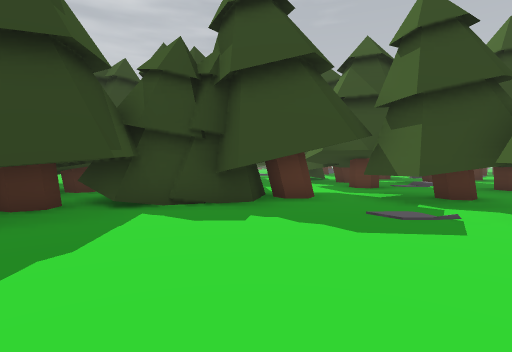
view 1 (above)

24 first-person views from a walk through a 3-D level made in the Unity game engine. The camera is 1.3 m above the floor, tilts 2° down and sees 80° across. The floor is counted in squares, 2 m on a side. Each view is taken from the middle of a square. On the plan, view 1 faces up. The plan holds only what a view shows up to about 10 squares ahead; the rest is blank. The place goes on beyond the plan. The player is left out.

view 2
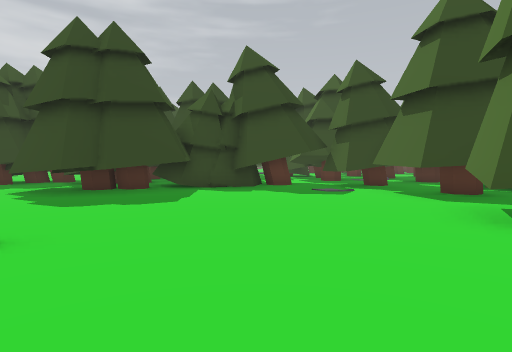

view 3
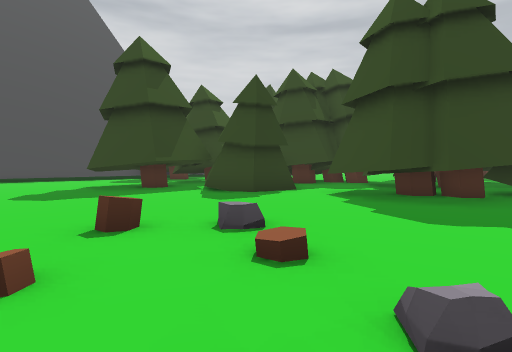

view 4
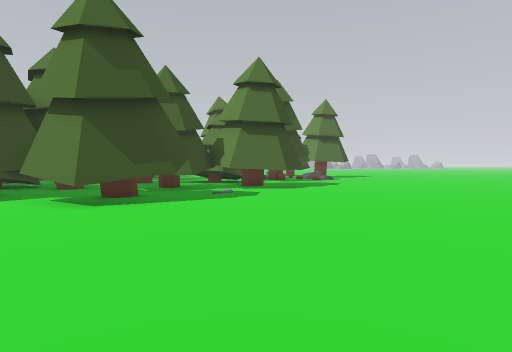

view 5
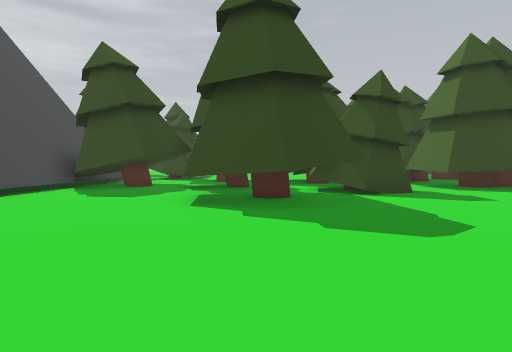

view 6
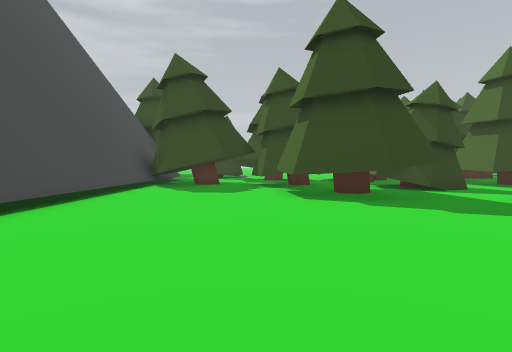

view 7
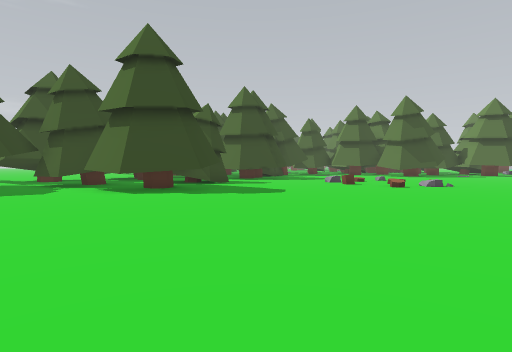

view 8
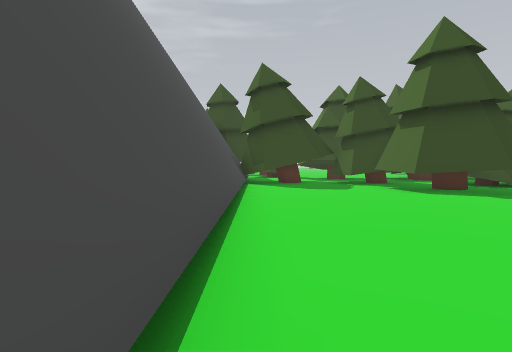

view 9
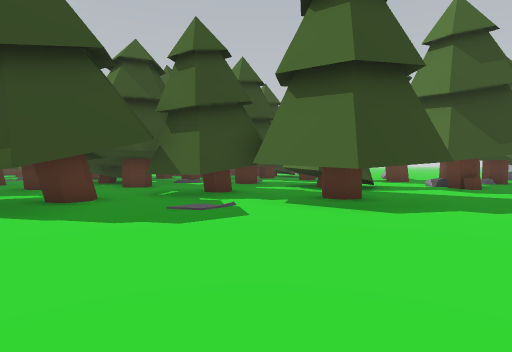

view 10
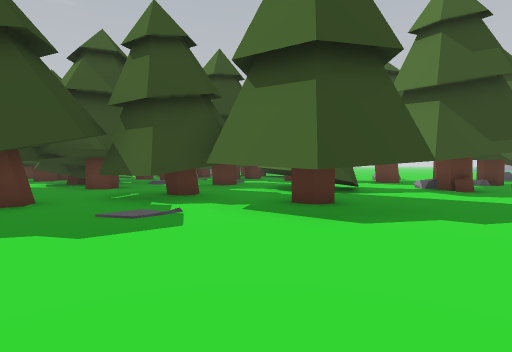

view 11
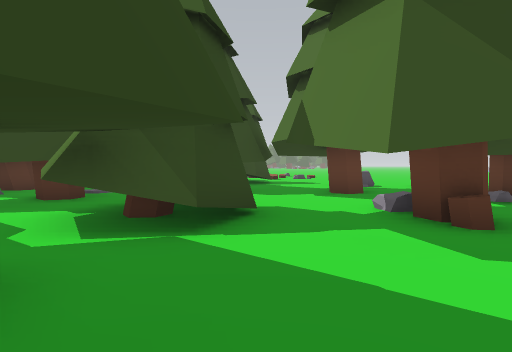

view 12
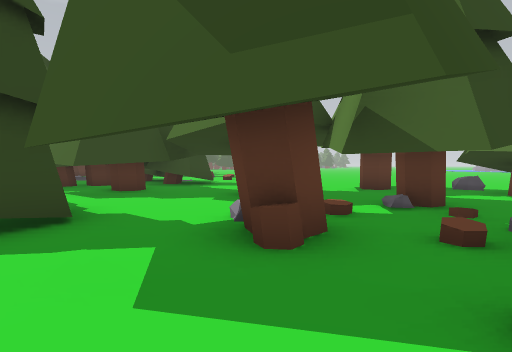

view 13
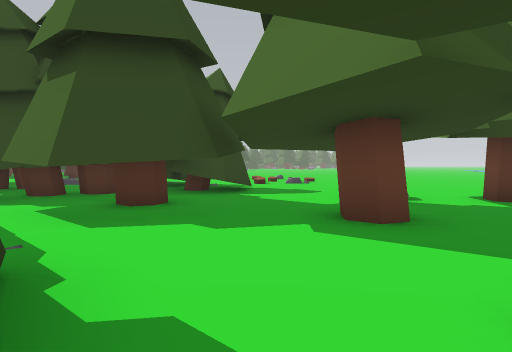

view 14
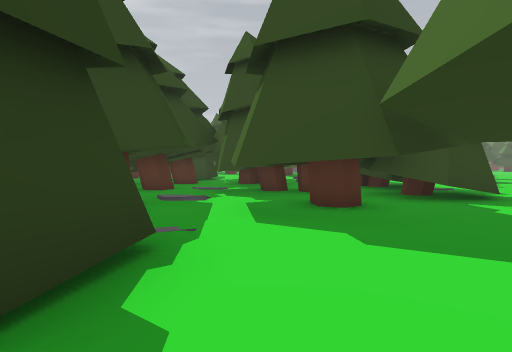

view 15
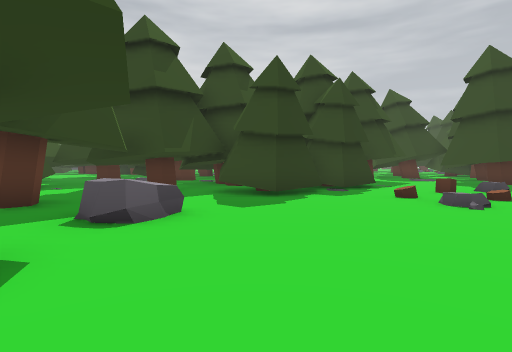

view 16
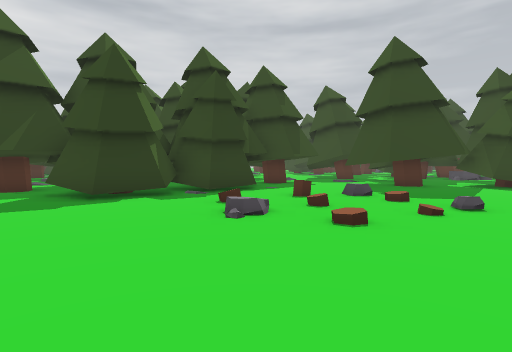

view 17
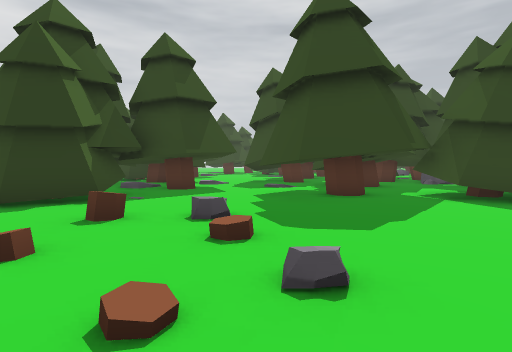

view 18
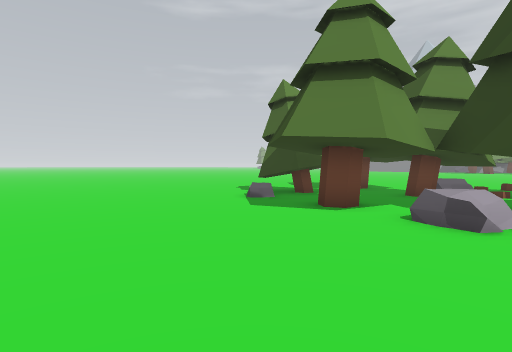

view 19
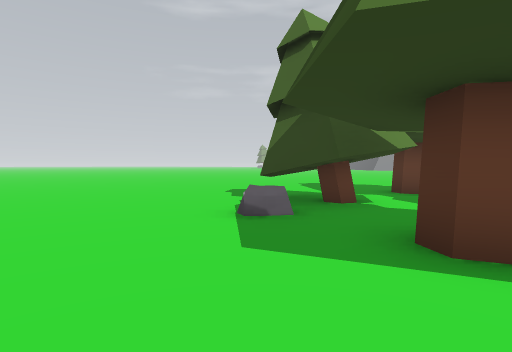

view 20
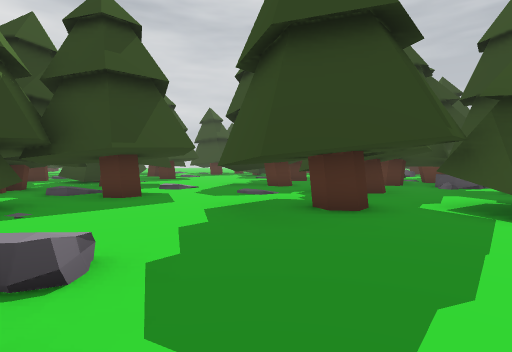

view 21
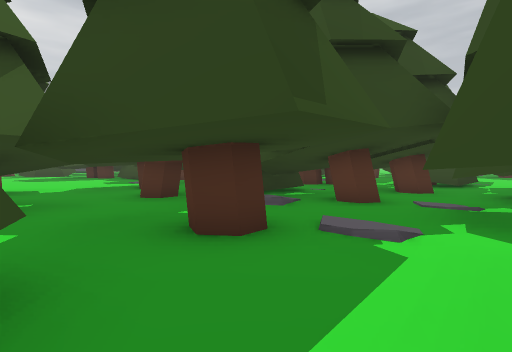

view 22
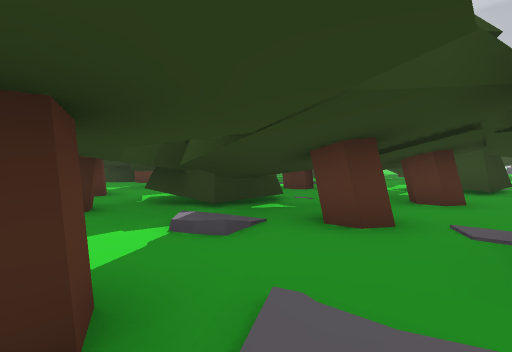

view 23
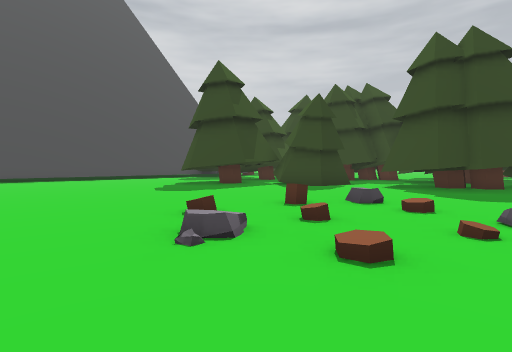

view 24
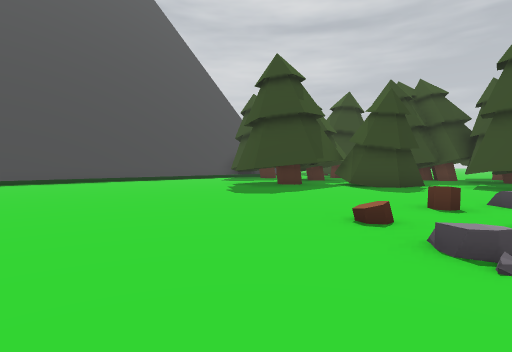

### Floor plan
Key: @ floor where view 1 was taken; # wall or solid block; x gap in a wall; . main floor; : floor 0.25 m higher than the main floor; / step, stairs or slope; = window, fence, low wall or low ledge; ^ raised ledge; T thing the floor can be seen under or through.
Columns run from 17 left of view 1 to 24 right of it. Each row starts with its distance up from view 1.
 14                                  #
 13                                  ####
 12                                   ..#  ##
 11                                #.../  ###
 10                                #.... ##..
  9                    .##        ## #..###...
  8              #     ....##     ####........
  7             ##   #..T .#   #. #####.......
  6           #########.TT..   #..#  ###..#...
  5          #########..TT.    #..#  ###.=....
  4 #######  #######....T .##  #.######..//...
  3 #.##.######.###.....TT##   #.######...//..
  2 #....#####...........T#    #..#####.......
  1 #....####............T     ##.##..........
  0 #....###.........@..###    ##.###.........
 -1 #...................#####   #......^......
 -2 #...........=........#..#  ###...#.^......
 -3 #............:..........# ####......#.....
 -4 #...........///.........###...............
 -5 #.......................###.#.#.#...../...
 -6 #............................#..#x#.###...
 -7  .............   .......... ...=#... #....

Where each view was taken, in squares from view 1:
view 1: 0 up, 0 right, facing up
view 2: 4 down, 0 right, facing up
view 3: 3 down, 2 left, facing up-left
view 4: 4 down, 3 left, facing right
view 5: 5 down, 11 left, facing up
view 6: 6 down, 13 left, facing up
view 7: 7 down, 15 left, facing up-right
view 8: 7 down, 16 left, facing up
view 9: 7 down, 3 right, facing up-right
view 10: 7 down, 4 right, facing up-right
view 11: 6 down, 9 right, facing up-right
view 12: 7 down, 11 right, facing up-right
view 13: 4 down, 12 right, facing up-right
view 14: 4 down, 13 right, facing up
view 15: 3 down, 22 right, facing up-left
view 16: 0 up, 24 right, facing up-left
view 17: 4 up, 24 right, facing up-left
view 18: 3 up, 21 right, facing down
view 19: 1 down, 21 right, facing down
view 20: 6 up, 23 right, facing up-left
view 21: 1 down, 13 right, facing up-left
view 22: 1 up, 12 right, facing up-left
view 23: 6 down, 2 left, facing up-left
view 24: 7 down, 4 left, facing up-left
